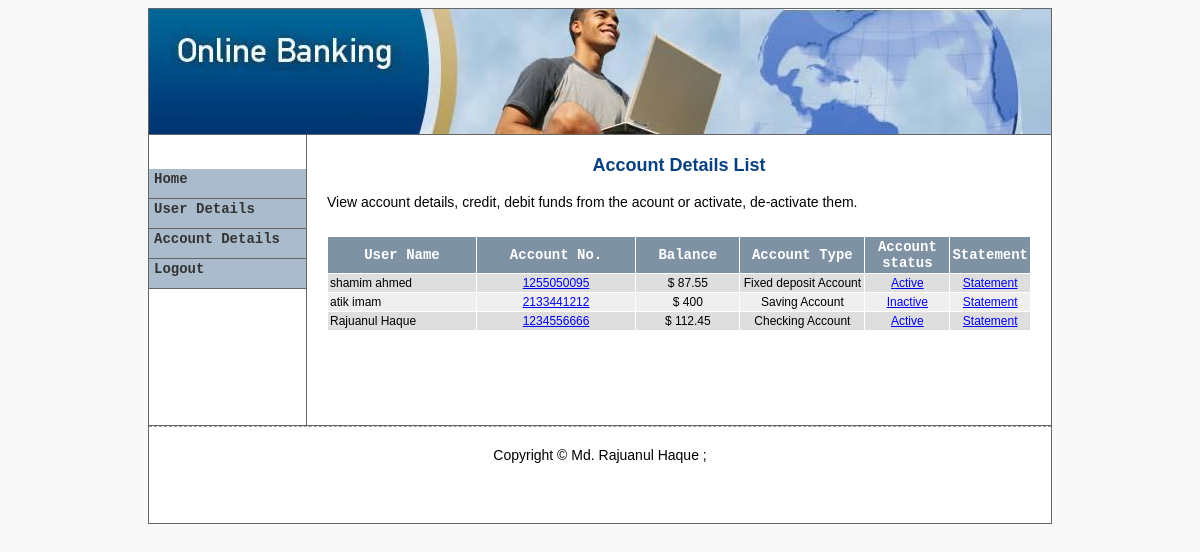
/admin/account/index.php (signed in), run on the app's committed database.
### tables this page shows
CREATE TABLE IF NOT EXISTS `tbl_accounts` (
  `id` int(10) NOT NULL AUTO_INCREMENT,
  `user_id` int(10) NOT NULL,
  `acc_no` varchar(20) NOT NULL,
  `type` varchar(10) NOT NULL,
  `balance` double NOT NULL,
  `pin` int(10) NOT NULL,
  `status` varchar(10) NOT NULL,
  `bdate` varchar(100) NOT NULL,
  PRIMARY KEY (`id`)
);

CREATE TABLE IF NOT EXISTS `tbl_users` (
  `id` int(10) NOT NULL AUTO_INCREMENT,
  `fname` varchar(100) NOT NULL,
  `lname` varchar(40) NOT NULL,
  `pwd` varchar(100) NOT NULL,
  `email` varchar(100) NOT NULL,
  `phone` varchar(20) NOT NULL,
  `gender` varchar(10) NOT NULL,
  `is_active` varchar(10) NOT NULL,
  `utype` varchar(10) NOT NULL,
  `pics` varchar(200) NOT NULL,
  `bdate` varchar(100) NOT NULL,
  PRIMARY KEY (`id`)
);

### admin/account/index.php (called while the page is built, shortened)
<?php
require_once '../include/template.php';
?>

### library/database.php (called while the page is built, shortened)
<?php
function dbQuery($sql)
{
	$result = mysql_query($sql) or die(mysql_error());
	return $result;
}
function dbFetchAssoc($result)
{
	return mysql_fetch_assoc($result);
}
?>

### admin/account/list.php (the view, shortened to what this page needs)
<?php
$errorMessage = (isset($_GET['msg']) && $_GET['msg'] != '') ? $_GET['msg'] : '&nbsp;';
$sql = "SELECT u.id, u.fname, u.lname, a.acc_no, a.balance, a.status, a.bdate, a.type, a.id AS acc_id
        FROM tbl_users u, tbl_accounts a
		WHERE u.id = a.user_id
		ORDER BY id DESC LIMIT 20";
$result = dbQuery($sql);
?>
<p align="center" id="mainHead">Account Details List</p>
<p style="font-family:Verdana, Arial, Helvetica, sans-serif;font-size:14px; margin-bottom:10px;">
View account details, credit, debit funds from the acount or activate, de-activate them.</p>
<div id="errorCls" style="color:#FF0000 !important;font-size:14px;font-weight:bold;"><?php echo $errorMessage; ?></div>
 <table width="100%" border="0" align="center" cellpadding="2" cellspacing="1" class="text">
  <tr align="center" id="listTableHeader">
   <td>User Name</td>
   <td>Account No.</td>
   <td>Balance</td>
   <td width="120">Account Type</td>
   <td width="80">Account status</td>
   <td width="70">Statement</td>
  </tr>
<?php
while($row = dbFetchAssoc($result)) {
	extract($row);
	if ($i%2) {
		$class = 'row1';
	} else {
		$class = 'row2';
	}
	$i += 1;
	$atype = "";
	if($type == "CA"){$atype = "Checking Account";}
	else if($type == "SA") {$atype = "Saving Account";}
	else if($type == "FDA") {$atype = "Fixed deposit Account";}
?>
  <tr class="<?php echo $class; ?>">
   <td><?php echo $fname .' '.$lname; ?></td>
   <td><div align="center"><a href="<?php echo WEB_ROOT; ?>admin/account/?view=detail&accId=<?php echo $acc_id; ?>"><?php echo $acc_no; ?></a></div></td>
   <td><div align="center">$&nbsp;<?php echo $balance; ?></div></td>
   <td width="120" align="center"><?php echo $atype; ?></td>
   <td width="80" align="center">
   	<a href="javascript:changeAccStatus(<?php echo $acc_id; ?>, '<?php echo $status; ?>');">
   	<?php echo $status == 'INACTIVE'? 'Inactive' : 'Active'; ?>
	</td>
   <td width="70" align="center"><a href="javascript:viewAccountStatement(<?php echo $id; ?>, <?php echo $acc_no; ?>);">Statement</a></td>
  </tr>
<?php
}
?>
  <tr>
   <td colspan="5">&nbsp;</td>
  </tr>
  <tr>
   <td colspan="5" align="right"></td>
  </tr>
 </table>
 <p>&nbsp;</p>

### admin/include/template.php (shortened to what this page needs)
<?php
$self = WEB_ROOT . 'admin/index.php';
?>
<html>
<head>
<link href="<?php echo WEB_ROOT;?>admin/include/admin.css" rel="stylesheet" type="text/css">
<?php
$n = count($script);
for ($i = 0; $i < $n; $i++) {
	if ($script[$i] != '') {
		echo '<script language="JavaScript" type="text/javascript" src="' . WEB_ROOT. 'admin/library/' . $script[$i]. '"></script>';
	}
}
?>
</head>
<body>
<table width="900" border="0" align="center" cellpadding="0" cellspacing="1" class="graybox">
  <tr style="background-color:#FFFFFF">
    <td colspan="2"><img src="<?php echo WEB_ROOT; ?>images/OnlineBanking-logo.png" ></td>
  </tr>
  <tr>
    <td width="150" valign="top" class="navArea"><p>&nbsp;</p>
      <a href="<?php echo WEB_ROOT; ?>admin/" class="leftnav">Home</a>
	  <a href="<?php echo WEB_ROOT; ?>admin/user/" class="leftnav">User Details</a>
	  <a href="<?php echo WEB_ROOT; ?>admin/account/" class="leftnav">Account Details</a>
	  <a href="<?php echo $self; ?>?logout" class="leftnav">Logout</a>
      <p>&nbsp;</p>
      <p>&nbsp;</p>
      <p>&nbsp;</p>
      <p>&nbsp;</p></td>
    <td width="750" valign="top" class="contentArea">
	<table width="100%" border="0" cellspacing="0" cellpadding="20">
        <tr>
          <td>
			<?php require_once $content;?>
          </td>
        </tr>
      </table></td>
  </tr>
   <tr>
	<td class="contentArea" style="border-top:#999999 thin dashed;padding:20px;" colspan="2">
		<p style="font-family:Verdana, Arial, Helvetica, sans-serif;font-size:14px; margin-bottom:40px; text-align:center;">
		 Copyright &copy Md. Rajuanul Haque ;
		</p>
	</td>
  </tr>
</table>
</body>
</html>

### admin/include/admin.css (style rules this page uses)
#listTableHeader { font-family: "Courier New", Courier, mono; font-size: 14px; color: #FFFFFF; background-color: #7F92A4; font-weight: bold; background-position: center; }
.row1 { background-color: #EFEFEF; }
.row2 { background-color: #DEDEDE; }
body { font-family: "Arial", "Helvetica", "sans-serif"; text-align: center; font-size: 10px; }
.text { font-family: Arial, Helvetica, sans-serif; font-size: 12px; }
.navArea { background-color: #FFFFFF; }
.contentArea { background-color: #FFFFFF; }
a.leftnav { font-family: "Courier New", Courier, mono; font-size: 14px; color: #333333; background-color: #AABBCC; display: block; padding: 2px 2px 2px 5px; border-bottom-width: 1px; border-bottom-style: solid; border-bottom-color: #666666; height: 25px; width: 150px; text-decoration: none; font-weight: bold; }
.graybox { background-color: #666666; }
#mainHead { font-size:18px; font-family:Verdana, Arial, Helvetica, sans-serif; font-weight:bold; color:#094080; }

### admin/include/template.php (style rules this page uses)
body { background-color:#F8F8F8; }

### data on the page
tbl_accounts: user.fname "shamim", user.lname "ahmed", acc_no "1255050095", balance "87.55", type "Fixed deposit Account", status "Active"
tbl_accounts: user.fname "atik", user.lname "imam", acc_no "2133441212", balance "400", type "Saving Account", status "Inactive"
tbl_accounts: user.fname "Rajuanul", user.lname "Haque", acc_no "1234556666", balance "112.45", type "Checking Account", status "Active"
